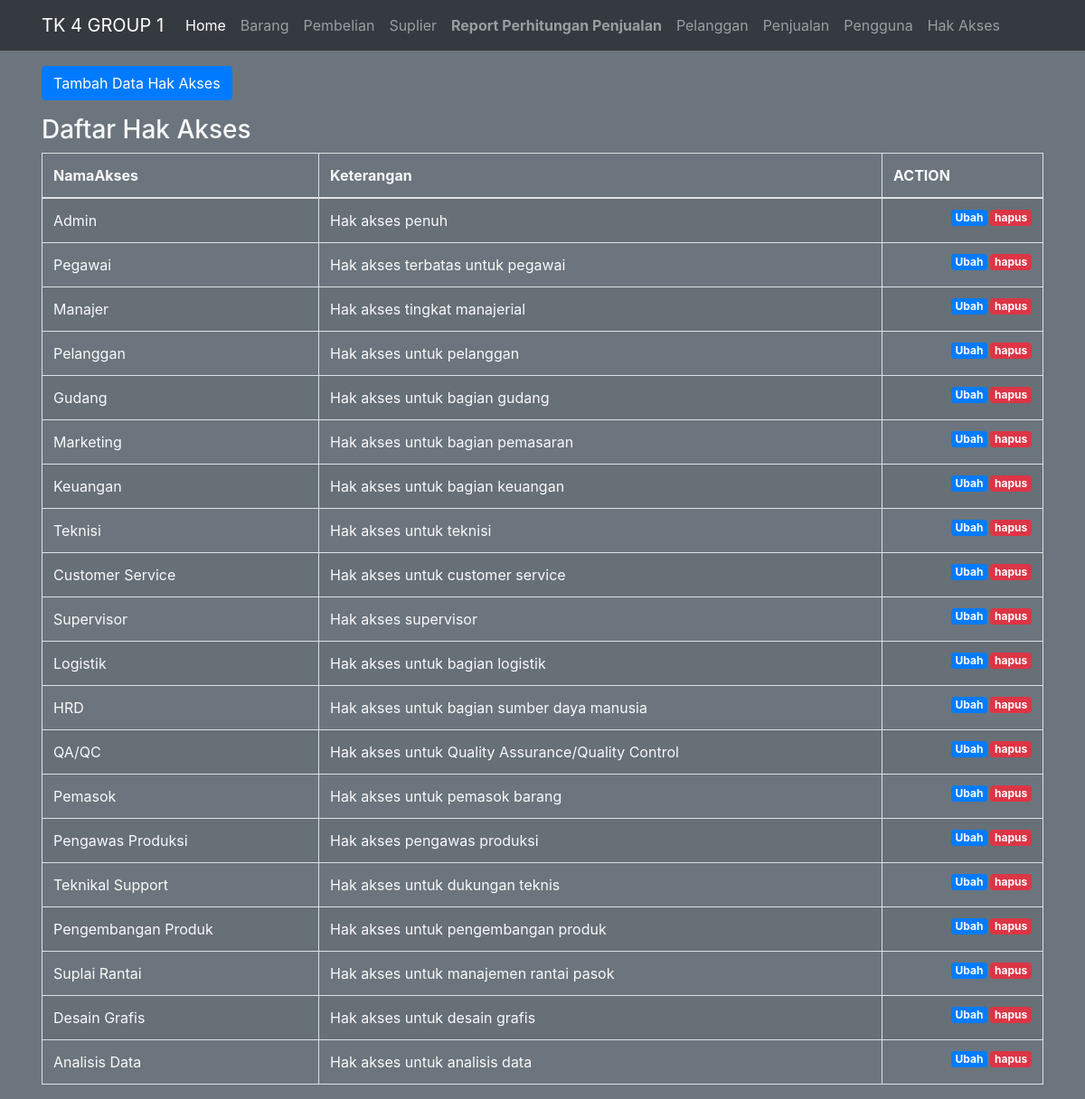
/public/akses, run on the app's committed database.
### tables this page shows
CREATE TABLE `hakakses` (
  `IdAkses` int(11) NOT NULL,
  `NamaAkses` varchar(255) NOT NULL,
  `Keterangan` varchar(255) DEFAULT NULL
);

### app/core/Controller.php (called while the page is built, shortened)
<?php
class Controller {
    public function view($view, $data = [])
    {
        require_once '../app/views/' . $view . '.php';
    }
    public function model($model)
    {
        return new $model;
    }
}

### app/controllers/Akses.php (called while the page is built, shortened)
<?php
class Akses extends Controller {
    public function index()
    {
        $data['judul'] = 'Daftar Akses';
        $data['br'] = $this->model('Akses_model')->getAllAkses();
        $this->view('akses/index', $data);
    }
}

### app/core/App.php (called while the page is built, shortened)
<?php
class App {
    protected $method = 'index';
    protected $params = [];
    public function __construct()
    {
        $this->controller = new $this->controller;
        call_user_func_array([$this->controller, $this->method], $this->params);
    }
}

### public/index.php (called while the page is built, shortened)
<?php
$app = new App;

### app/core/Database.php (called while the page is built, shortened)
<?php
class Database {
    private $host = DB_HOST;
    private $user = DB_USER;
    private $pass = DB_PASS;
    private $db_name = DB_NAME;
    private $dbh;
    private $stmt;
    public function __construct()
    {
        $dsn = 'mysql:host=' . $this->host . ';dbname=' . $this->db_name;
        $option = [
            PDO::ATTR_PERSISTENT => true,
            PDO::ATTR_ERRMODE => PDO::ERRMODE_EXCEPTION
        ];
        try {
            $this->dbh = new PDO($dsn, $this->user, $this->pass, $option);
        } catch(PDOException $e) {
            die($e->getMessage());
        }
    }
    public function query($query)
    {
        $this->stmt = $this->dbh->prepare($query);
    }
    public function execute()
    {
        $this->stmt->execute();
    }
    public function resultSet()
    {
        $this->execute();
        return $this->stmt->fetchAll(PDO::FETCH_ASSOC);
    }
}

### app/models/Akses_model.php (called while the page is built, shortened)
<?php
class Akses_model {
    private $table = 'hakakses';
    private $db;
    public function __construct()
    {
        $this->db = new Database;
    }
    public function getAllAkses()
    {
        $this->db->query('SELECT * FROM ' . $this->table);
        return $this->db->resultSet();
    }
}

### app/views/akses/index.php (the view, shortened to what this page needs)
<div class="container mt-3 text-light">
    <div class="row">
      <div class="col-lg-6">
      </div>
    </div>
    <div class="row mb-3">
      <div class="col-lg-6">
        <button type="button" class="btn btn-primary tombolTambahData" data-toggle="modal" data-target="#formModal">
          Tambah Data Hak Akses
        </button>
      </div>
    </div>
    <h3>Daftar Hak Akses</h3>
    <table class="table table-striped table-bordered table-hover table-full-width">
                <thead>
                    <tr>
                        <th scope="col">NamaAkses</th>
                        <th scope="col">Keterangan</th>
                        <th scope="col">ACTION</th>
                    </tr>
                </thead>
                <tbody>
                    <?php foreach( $data['br'] as $br ) : ?>
                    <tr>
                        <td><?= $br['NamaAkses'];?></td>
                        <td> <?= $br['Keterangan'];?></td>
                        <td>
                        <a href="<?= BASEURL; ?>/akses/hapus/<?= $br['IdAkses']; ?>" class="badge badge-danger float-right" onclick="return confirm('yakin?');">hapus</a>
                        <a href="<?= BASEURL; ?>/akses/ubahDetail/<?= $br['IdAkses']; ?>" class="badge badge-primary float-right">Ubah</a>
                    </tr>
                    <?php endforeach; ?>
                </tbody>
    </table>
</div>

### public/css/style.css (style rules this page uses)
.badge { margin-left: 3px; }
.container { padding: 0 16px; }
.container::after, .row::after { content: ""; clear: both; display: table; }

### data on the page
hakakses: NamaAkses "Admin", Keterangan "Hak akses penuh"
hakakses: NamaAkses "Pegawai", Keterangan "Hak akses terbatas untuk pegawai"
hakakses: NamaAkses "Manajer", Keterangan "Hak akses tingkat manajerial"
hakakses: NamaAkses "Pelanggan", Keterangan "Hak akses untuk pelanggan"
hakakses: NamaAkses "Gudang", Keterangan "Hak akses untuk bagian gudang"
hakakses: NamaAkses "Marketing", Keterangan "Hak akses untuk bagian pemasaran"
hakakses: NamaAkses "Keuangan", Keterangan "Hak akses untuk bagian keuangan"
hakakses: NamaAkses "Teknisi", Keterangan "Hak akses untuk teknisi"
hakakses: NamaAkses "Customer Service", Keterangan "Hak akses untuk customer service"
hakakses: NamaAkses "Supervisor", Keterangan "Hak akses supervisor"
hakakses: NamaAkses "Logistik", Keterangan "Hak akses untuk bagian logistik"
hakakses: NamaAkses "HRD", Keterangan "Hak akses untuk bagian sumber daya manusia"
hakakses: NamaAkses "QA/QC", Keterangan "Hak akses untuk Quality Assurance/Quality Control"
hakakses: NamaAkses "Pemasok", Keterangan "Hak akses untuk pemasok barang"
hakakses: NamaAkses "Pengawas Produksi", Keterangan "Hak akses pengawas produksi"
hakakses: NamaAkses "Teknikal Support", Keterangan "Hak akses untuk dukungan teknis"
hakakses: NamaAkses "Pengembangan Produk", Keterangan "Hak akses untuk pengembangan produk"
hakakses: NamaAkses "Suplai Rantai", Keterangan "Hak akses untuk manajemen rantai pasok"
hakakses: NamaAkses "Desain Grafis", Keterangan "Hak akses untuk desain grafis"
hakakses: NamaAkses "Analisis Data", Keterangan "Hak akses untuk analisis data"
